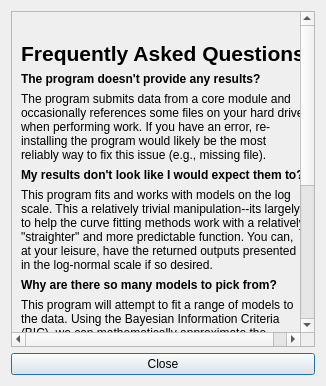
<?xml version="1.0" encoding="UTF-8"?>
<ui version="4.0">
 <class>AboutDialog</class>
 <widget class="QDialog" name="AboutDialog">
  <property name="geometry">
   <rect>
    <x>0</x>
    <y>0</y>
    <width>454</width>
    <height>474</height>
   </rect>
  </property>
  <property name="windowTitle">
   <string>Frequently Asked Questions</string>
  </property>
  <layout class="QVBoxLayout" name="verticalLayout">
   <property name="sizeConstraint">
    <enum>QLayout::SetFixedSize</enum>
   </property>
   <item>
    <widget class="QScrollArea" name="scrollArea">
     <property name="widgetResizable">
      <bool>true</bool>
     </property>
     <property name="alignment">
      <set>Qt::AlignCenter</set>
     </property>
     <widget class="QWidget" name="scrollAreaWidgetContents">
      <property name="geometry">
       <rect>
        <x>44</x>
        <y>-236</y>
        <width>328</width>
        <height>661</height>
       </rect>
      </property>
      <property name="sizePolicy">
       <sizepolicy hsizetype="Maximum" vsizetype="Preferred">
        <horstretch>0</horstretch>
        <verstretch>0</verstretch>
       </sizepolicy>
      </property>
      <layout class="QVBoxLayout" name="verticalLayout_2">
       <item>
        <layout class="QHBoxLayout" name="horizontalLayout">
         <item>
          <widget class="QLabel" name="TitleIcon">
           <property name="sizePolicy">
            <sizepolicy hsizetype="Maximum" vsizetype="Preferred">
             <horstretch>0</horstretch>
             <verstretch>0</verstretch>
            </sizepolicy>
           </property>
           <property name="layoutDirection">
            <enum>Qt::LeftToRight</enum>
           </property>
           <property name="autoFillBackground">
            <bool>false</bool>
           </property>
           <property name="text">
            <string/>
           </property>
           <property name="pixmap">
            <pixmap resource="spreadsheet.qrc">:/images/SNS.png</pixmap>
           </property>
           <property name="scaledContents">
            <bool>true</bool>
           </property>
           <property name="alignment">
            <set>Qt::AlignCenter</set>
           </property>
           <property name="margin">
            <number>25</number>
           </property>
          </widget>
         </item>
        </layout>
       </item>
       <item>
        <widget class="QLabel" name="label">
         <property name="sizePolicy">
          <sizepolicy hsizetype="Preferred" vsizetype="Maximum">
           <horstretch>0</horstretch>
           <verstretch>0</verstretch>
          </sizepolicy>
         </property>
         <property name="text">
          <string>&lt;html&gt;&lt;head/&gt;&lt;body&gt;&lt;p&gt;&lt;span style=&quot; font-size:16pt; font-weight:600;&quot;&gt;Frequently Asked Questions&lt;/span&gt;&lt;/p&gt;&lt;/body&gt;&lt;/html&gt;</string>
         </property>
         <property name="alignment">
          <set>Qt::AlignCenter</set>
         </property>
         <property name="margin">
          <number>10</number>
         </property>
        </widget>
       </item>
       <item>
        <widget class="QLabel" name="label_3">
         <property name="sizePolicy">
          <sizepolicy hsizetype="Minimum" vsizetype="Maximum">
           <horstretch>0</horstretch>
           <verstretch>0</verstretch>
          </sizepolicy>
         </property>
         <property name="text">
          <string>&lt;html&gt;&lt;head/&gt;&lt;body&gt;&lt;p&gt;&lt;span style=&quot; font-weight:600;&quot;&gt;The program doesn't provide any results?&lt;/span&gt;&lt;/p&gt;&lt;/body&gt;&lt;/html&gt;</string>
         </property>
         <property name="wordWrap">
          <bool>true</bool>
         </property>
        </widget>
       </item>
       <item>
        <widget class="QLabel" name="label_2">
         <property name="text">
          <string>&lt;html&gt;&lt;head/&gt;&lt;body&gt;&lt;p&gt;The program submits data from a core module and occasionally references some files on your hard drive when performing work. If you have an error, re-installing the program would likely be the most reliably way to fix this issue (e.g., missing file).&lt;/p&gt;&lt;/body&gt;&lt;/html&gt;</string>
         </property>
         <property name="wordWrap">
          <bool>true</bool>
         </property>
        </widget>
       </item>
       <item>
        <widget class="QLabel" name="label_4">
         <property name="text">
          <string>&lt;html&gt;&lt;head/&gt;&lt;body&gt;&lt;p&gt;&lt;span style=&quot; font-weight:600;&quot;&gt;My results don't look like I would expect them to?&lt;/span&gt;&lt;/p&gt;&lt;/body&gt;&lt;/html&gt;</string>
         </property>
         <property name="wordWrap">
          <bool>true</bool>
         </property>
        </widget>
       </item>
       <item>
        <widget class="QLabel" name="label_5">
         <property name="text">
          <string>&lt;html&gt;&lt;head/&gt;&lt;body&gt;&lt;p&gt;This program fits and works with models on the log scale. This a relatively trivial manipulation--its largely to help the curve fitting methods work with a relatively &amp;quot;straighter&amp;quot; and more predictable function. You can, at your leisure, have the returned outputs presented in the log-normal scale if so desired.&lt;/p&gt;&lt;/body&gt;&lt;/html&gt;</string>
         </property>
         <property name="wordWrap">
          <bool>true</bool>
         </property>
        </widget>
       </item>
       <item>
        <widget class="QLabel" name="label_6">
         <property name="text">
          <string>&lt;html&gt;&lt;head/&gt;&lt;body&gt;&lt;p&gt;&lt;span style=&quot; font-weight:600;&quot;&gt;Why are there so many models to pick from?&lt;/span&gt;&lt;/p&gt;&lt;/body&gt;&lt;/html&gt;</string>
         </property>
         <property name="wordWrap">
          <bool>true</bool>
         </property>
        </widget>
       </item>
       <item>
        <widget class="QLabel" name="label_7">
         <property name="text">
          <string>&lt;html&gt;&lt;head/&gt;&lt;body&gt;&lt;p&gt;This program will attempt to fit a range of models to the data. Using the Bayesian Information Criteria (BIC), we can mathematically approximate the probability of a &amp;quot;true&amp;quot; model for that data.  It is recommended that you fit as many of the models as possible, to offer the most informed probability.&lt;/p&gt;&lt;/body&gt;&lt;/html&gt;</string>
         </property>
         <property name="wordWrap">
          <bool>true</bool>
         </property>
        </widget>
       </item>
       <item>
        <widget class="QLabel" name="label_8">
         <property name="text">
          <string>&lt;html&gt;&lt;head/&gt;&lt;body&gt;&lt;p&gt;&lt;span style=&quot; font-weight:600;&quot;&gt;Why isn't Rachlin bounded between 0-1 by default?&lt;/span&gt;&lt;/p&gt;&lt;/body&gt;&lt;/html&gt;</string>
         </property>
         <property name="wordWrap">
          <bool>true</bool>
         </property>
        </widget>
       </item>
       <item>
        <widget class="QLabel" name="label_9">
         <property name="text">
          <string>&lt;html&gt;&lt;head/&gt;&lt;body&gt;&lt;p&gt;The DMS uses the BIC to approximate model probabilities.  The BIC has certain assumptions that must be met and the Rachlin Hyperboloid exists at the boundary of the Mazur Hyperbola when S = 1.  When S = 1, the Rachlin model reduces to the Mazur model and this violates the assumptions underlying model selection (with BIC). You may, at your leisure, have the program drop the Rachlin model from consideration when S &amp;gt;= 1.  Used in this way, assumptions are met and instances where the Rachlin Hyperboloid optimized with S &amp;gt;= 1 are not considered desired results.&lt;/p&gt;&lt;/body&gt;&lt;/html&gt;</string>
         </property>
         <property name="wordWrap">
          <bool>true</bool>
         </property>
        </widget>
       </item>
      </layout>
     </widget>
    </widget>
   </item>
   <item>
    <widget class="QPushButton" name="pushButton">
     <property name="focusPolicy">
      <enum>Qt::StrongFocus</enum>
     </property>
     <property name="text">
      <string>Close</string>
     </property>
    </widget>
   </item>
  </layout>
 </widget>
 <resources>
  <include location="spreadsheet.qrc"/>
 </resources>
 <connections/>
</ui>
